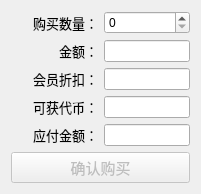
          <widget class="QWidget" name="page_buyer">
           <layout class="QGridLayout" name="gridLayout_6" columnstretch="1,1">
            <item row="3" column="0">
             <widget class="QLabel" name="label_discount">
              <property name="font">
               <font>
                <family>微软雅黑</family>
                <pointsize>10</pointsize>
               </font>
              </property>
              <property name="text">
               <string>会员折扣：</string>
              </property>
              <property name="alignment">
               <set>Qt::AlignRight|Qt::AlignTrailing|Qt::AlignVCenter</set>
              </property>
             </widget>
            </item>
            <item row="3" column="1">
             <widget class="QLineEdit" name="lineEdit_discount">
              <property name="readOnly">
               <bool>true</bool>
              </property>
             </widget>
            </item>
            <item row="2" column="0">
             <widget class="QLabel" name="label_price">
              <property name="font">
               <font>
                <family>微软雅黑</family>
                <pointsize>10</pointsize>
                <weight>50</weight>
                <bold>false</bold>
               </font>
              </property>
              <property name="text">
               <string>金额：</string>
              </property>
              <property name="alignment">
               <set>Qt::AlignRight|Qt::AlignTrailing|Qt::AlignVCenter</set>
              </property>
             </widget>
            </item>
            <item row="1" column="0">
             <widget class="QLabel" name="label_amount">
              <property name="font">
               <font>
                <family>微软雅黑</family>
                <pointsize>10</pointsize>
                <weight>50</weight>
                <bold>false</bold>
               </font>
              </property>
              <property name="text">
               <string>购买数量：</string>
              </property>
              <property name="alignment">
               <set>Qt::AlignRight|Qt::AlignTrailing|Qt::AlignVCenter</set>
              </property>
             </widget>
            </item>
            <item row="4" column="1">
             <widget class="QLineEdit" name="lineEdit_token">
              <property name="readOnly">
               <bool>true</bool>
              </property>
             </widget>
            </item>
            <item row="4" column="0">
             <widget class="QLabel" name="label_token">
              <property name="font">
               <font>
                <family>微软雅黑</family>
                <pointsize>10</pointsize>
               </font>
              </property>
              <property name="text">
               <string>可获代币：</string>
              </property>
              <property name="alignment">
               <set>Qt::AlignRight|Qt::AlignTrailing|Qt::AlignVCenter</set>
              </property>
             </widget>
            </item>
            <item row="2" column="1">
             <widget class="QLineEdit" name="lineEdit_price">
              <property name="readOnly">
               <bool>true</bool>
              </property>
              <property name="clearButtonEnabled">
               <bool>false</bool>
              </property>
             </widget>
            </item>
            <item row="1" column="1">
             <widget class="QSpinBox" name="spinBox_buyer">
              <property name="readOnly">
               <bool>false</bool>
              </property>
              <property name="maximum">
               <number>9999</number>
              </property>
             </widget>
            </item>
            <item row="5" column="1">
             <widget class="QLineEdit" name="lineEdit_real">
              <property name="readOnly">
               <bool>true</bool>
              </property>
             </widget>
            </item>
            <item row="5" column="0">
             <widget class="QLabel" name="label_real">
              <property name="font">
               <font>
                <family>微软雅黑</family>
                <pointsize>10</pointsize>
               </font>
              </property>
              <property name="text">
               <string>应付金额：</string>
              </property>
              <property name="alignment">
               <set>Qt::AlignRight|Qt::AlignTrailing|Qt::AlignVCenter</set>
              </property>
             </widget>
            </item>
            <item row="6" column="0" colspan="2">
             <widget class="QPushButton" name="pushButton_buy">
              <property name="enabled">
               <bool>false</bool>
              </property>
              <property name="font">
               <font>
                <pointsize>11</pointsize>
               </font>
              </property>
              <property name="text">
               <string>确认购买</string>
              </property>
              <property name="checkable">
               <bool>false</bool>
              </property>
             </widget>
            </item>
           </layout>
          </widget>
